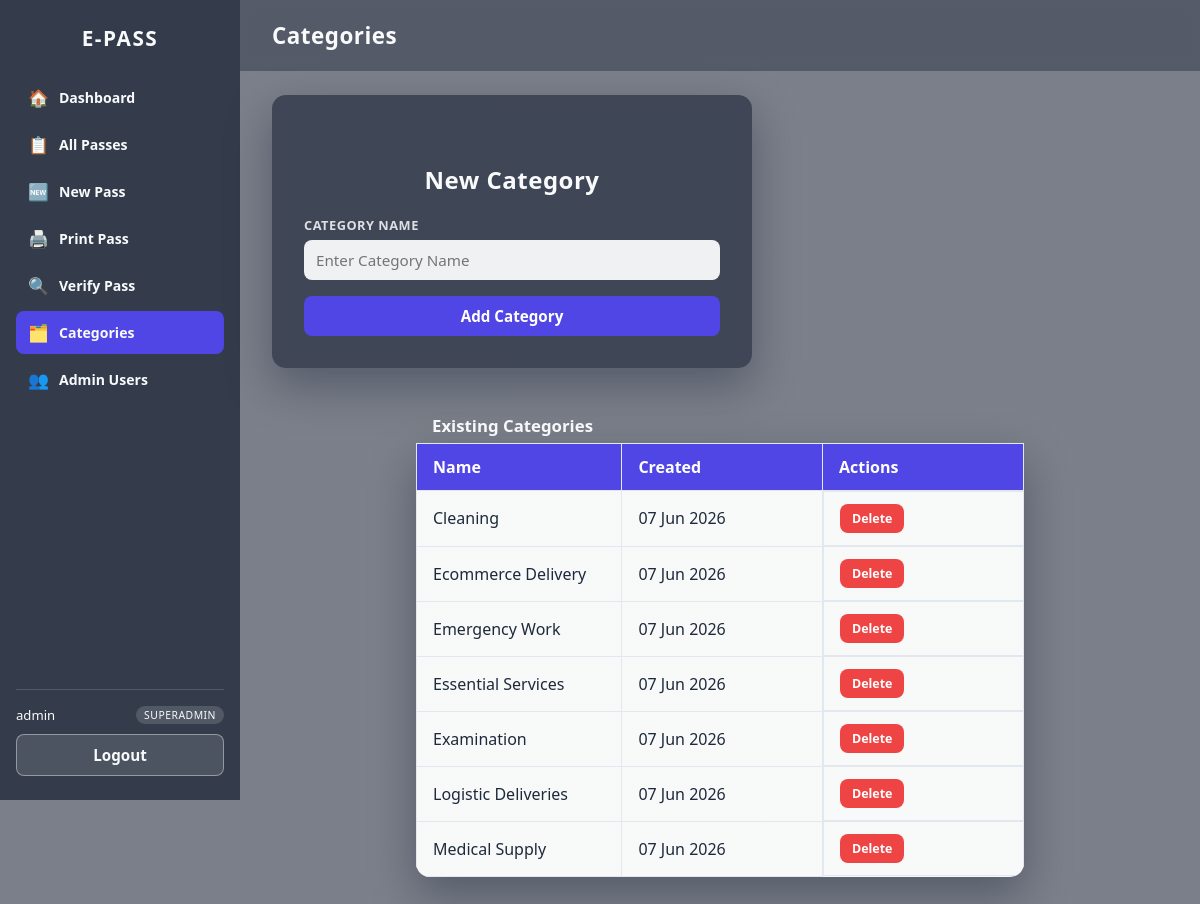
Screenshot of /Dashboard/AddCategory.php (signed in) with the database file from the repository.
### tables this page shows
CREATE TABLE `tblcategory` (
  `ID` int(11) NOT NULL AUTO_INCREMENT,
  `CategoryName` varchar(50) NOT NULL,
  `CreationDate` timestamp NOT NULL DEFAULT CURRENT_TIMESTAMP,
  PRIMARY KEY (`ID`),
  UNIQUE KEY `uniq_category_name` (`CategoryName`)
);

### includes/helpers.php (called while the page is built, shortened)
<?php
function e(?string $value): string
{
    return htmlspecialchars($value ?? '', ENT_QUOTES, 'UTF-8');
}

### includes/auth.php (called while the page is built, shortened)
<?php
function requireLogin(string $redirectTo = '../index.php'): array
{
    return currentAdmin($redirectTo);
}
function currentAdmin(string $redirectTo = '../index.php'): array
{
    global $pdo;
    $stmt = $pdo->prepare("SELECT * FROM login WHERE ID = ? AND Status = 'active' LIMIT 1");
    $stmt->execute([$_SESSION['uid']]);
    $row = $stmt->fetch();
    $admin = $row;
    return $admin;
}

### Dashboard/AddCategory.php (the view, shortened to what this page needs)
<?php
require_once __DIR__ . '/../includes/bootstrap.php';
$admin = requireLogin();
$categories = $pdo->query('SELECT * FROM tblcategory ORDER BY CategoryName')->fetchAll();
$pageTitle = 'Categories';
$activeNav = 'category';
require __DIR__ . '/../includes/layout_start.php';
?>
<div class="card card-wide">
	<h2>New Category</h2>
	<form method="POST" action="AddCategory.php">
		<div class="field">
			<label for="categorya">Category Name</label>
			<input type="text" id="categorya" name="categorya" placeholder="Enter Category Name" required>
		</div>
		<button type="submit" name="Add" value="1" class="btn btn-primary btn-block">Add Category</button>
	</form>
</div>
<div class="result-wrap">
	<table class="result-table data-table">
		<caption>Existing Categories</caption>
		<thead><tr><th>Name</th><th>Created</th><th>Actions</th></tr></thead>
		<tbody>
		<?php foreach ($categories as $row): ?>
			<tr>
				<td><?= e($row['CategoryName']) ?></td>
				<td><?= e(date('d M Y', strtotime($row['CreationDate']))) ?></td>
				<td class="actions-cell">
					<form method="POST" action="AddCategory.php" class="inline-form" data-confirm="Delete this category?">
						<button type="submit" name="delete" value="1" class="btn btn-sm btn-danger">Delete</button>
					</form>
				</td>
			</tr>
		<?php endforeach; ?>
		</tbody>
	</table>
</div>
<?php require __DIR__ . '/../includes/layout_end.php'; ?>

### includes/layout_start.php (shortened to what this page needs)
<?php
$navItems = [
    'dashboard'  => ['label' => 'Dashboard',   'icon' => '🏠', 'href' => 'Dashboard.php'],
    'passes'     => ['label' => 'All Passes',  'icon' => '📋', 'href' => 'Passes.php'],
    'new-pass'   => ['label' => 'New Pass',    'icon' => '🆕', 'href' => 'NewPass.php'],
    'print-pass' => ['label' => 'Print Pass',  'icon' => '🖨️', 'href' => 'PrintPass.php'],
    'view-pass'  => ['label' => 'Verify Pass', 'icon' => '🔍', 'href' => 'ViewPass.php'],
    'category'   => ['label' => 'Categories',  'icon' => '🗂️', 'href' => 'AddCategory.php'],
];
if (($admin['Role'] ?? '') === 'superadmin') {
    $navItems['admins'] = ['label' => 'Admin Users', 'icon' => '👥', 'href' => 'AdminUsers.php'];
}
?>
<!DOCTYPE html>
<html lang="en">
<head>
<link rel="stylesheet" href="../assets/css/style.css">
</head>
<body class="bg-cover bg-app">
<div class="app-shell">
	<aside class="sidebar" id="sidebar">
		<div class="sidebar-brand">E-PASS</div>
		<nav class="sidebar-nav">
			<?php foreach ($navItems as $key => $item): ?>
			<a href="<?= e($item['href']) ?>" class="sidebar-link<?= $activeNav === $key ? ' active' : '' ?>">
				<span class="icon" aria-hidden="true"><?= $item['icon'] ?></span><?= e($item['label']) ?>
			</a>
			<?php endforeach; ?>
		</nav>
		<div class="sidebar-footer">
			<div class="sidebar-user">
				<?= e($admin['user'] ?? '') ?>
				<span class="role-badge"><?= e($admin['Role'] ?? '') ?></span>
			</div>
			<a href="Logout.php" class="btn btn-ghost btn-block">Logout</a>
		</div>
	</aside>
	<main class="app-main">
		<header class="app-topbar"><h1><?= e($pageTitle) ?></h1></header>
		<div class="app-content">

### assets/css/style.css (style rules this page uses)
:root { --color-primary: #4f46e5; --color-primary-dark: #4338ca; --color-accent: #06b6d4; --color-text: #1e293b; --color-text-light: #f8fafc; --color-card-bg: rgba(15, 23, 42, .55); --radius: 14px; --shadow: 0 18px 45px rgba(15, 23, 42, .35); --transition: .2s ease; }
* { margin: 0; padding: 0; box-sizing: border-box; }
body { font-family: "Segoe UI", Roboto, Helvetica, Arial, sans-serif; color: var(--color-text-light); min-height: 100vh; }
.bg-cover { background-size: cover; background-position: center; background-repeat: no-repeat; background-attachment: fixed; min-height: 100vh; }
.bg-app { background-image: linear-gradient(rgba(15, 23, 42, .55), rgba(15, 23, 42, .55)), url("/Images/gradiant.jpg"); }
.card { position: relative; width: 100%; max-width: 380px; background: var(--color-card-bg); backdrop-filter: blur(6px); border-radius: var(--radius); box-shadow: var(--shadow); padding: 40px 32px 32px; text-align: center; }
.card.card-wide { max-width: 480px; }
.card h2 { margin-top: 28px; margin-bottom: 20px; font-weight: 600; letter-spacing: .5px; }
.field { margin-bottom: 16px; text-align: left; }
.field label { display: block; font-weight: 600; font-size: .8rem; margin-bottom: 6px; text-transform: uppercase; letter-spacing: .5px; opacity: .85; }
.field input, .field select { width: 100%; padding: 10px 12px; border: none; border-radius: 8px; font-size: .95rem; font-family: inherit; background: rgba(255, 255, 255, .92); color: var(--color-text); }
.btn { display: inline-block; border: none; border-radius: 8px; padding: 10px 22px; font-size: .95rem; font-weight: 600; font-family: inherit; cursor: pointer; text-decoration: none; text-align: center; transition: transform var(--transition), box-shadow var(--transition), background var(--transition); }
.btn-block { display: block; width: 100%; margin-top: 8px; }
.btn-primary { background: var(--color-primary); color: #fff; }
.btn-ghost { background: rgba(255, 255, 255, .12); color: var(--color-text-light); border: 1px solid rgba(255, 255, 255, .4); }
.result-wrap { max-width: 640px; margin: 32px auto; padding: 0 16px; }
.result-table { width: 100%; border-collapse: collapse; background: rgba(255, 255, 255, .95); color: var(--color-text); border-radius: var(--radius); overflow: hidden; box-shadow: var(--shadow); }
.result-table caption { caption-side: top; text-align: left; font-size: 1.05rem; font-weight: 700; padding: 14px 16px 6px; color: var(--color-text-light); }
.result-table th, .result-table td { padding: 12px 16px; border: 1px solid #e2e8f0; text-align: left; }
.result-table th { background: var(--color-primary); color: #fff; width: 220px; }
.app-shell { display: flex; min-height: 100vh; }
.sidebar { width: 240px; flex-shrink: 0; background: rgba(15, 23, 42, .65); backdrop-filter: blur(8px); display: flex; flex-direction: column; padding: 24px 16px; position: sticky; top: 0; height: 100vh; overflow-y: auto; }
.sidebar-brand { font-size: 1.3rem; font-weight: 700; letter-spacing: 1.5px; text-align: center; margin-bottom: 24px; }
.sidebar-nav { flex: 1; display: flex; flex-direction: column; gap: 4px; }
.sidebar-link { display: flex; align-items: center; gap: 10px; padding: 10px 12px; border-radius: 8px; color: var(--color-text-light); text-decoration: none; font-weight: 600; font-size: .88rem; transition: background var(--transition); }
.sidebar-link .icon { font-size: 1.05rem; }
.sidebar-link.active { background: var(--color-primary); }
.sidebar-footer { margin-top: 16px; border-top: 1px solid rgba(255, 255, 255, .15); padding-top: 16px; }
.sidebar-user { font-size: .82rem; margin-bottom: 10px; display: flex; align-items: center; justify-content: space-between; gap: 8px; }
.role-badge { background: rgba(255, 255, 255, .15); padding: 2px 8px; border-radius: 999px; font-size: .65rem; text-transform: uppercase; letter-spacing: .5px; }
.app-main { flex: 1; min-width: 0; }
.app-topbar { padding: 20px 32px; background: rgba(15, 23, 42, .35); backdrop-filter: blur(4px); }
.app-topbar h1 { font-size: 1.4rem; letter-spacing: .5px; }
.app-content { padding: 24px 32px 48px; }
.btn-sm { padding: 6px 12px; font-size: .78rem; }
.btn-danger { background: #ef4444; color: #fff; }
.actions-cell { display: flex; flex-wrap: wrap; gap: 6px; align-items: center; }
.inline-form { display: inline-flex; margin: 0; }

### rows the page displays
tblcategory: CategoryName "Cleaning", CreationDate "07 Jun 2026"
tblcategory: CategoryName "Ecommerce Delivery", CreationDate "07 Jun 2026"
tblcategory: CategoryName "Emergency Work", CreationDate "07 Jun 2026"
tblcategory: CategoryName "Essential Services", CreationDate "07 Jun 2026"
tblcategory: CategoryName "Examination", CreationDate "07 Jun 2026"
tblcategory: CategoryName "Logistic Deliveries", CreationDate "07 Jun 2026"
tblcategory: CategoryName "Medical Supply", CreationDate "07 Jun 2026"

### other values shown
$item['icon'] "🏠"
$item['label'] "Dashboard"
$item['icon'] "📋"
$item['label'] "All Passes"
$item['icon'] "🆕"
$item['label'] "New Pass"
$item['icon'] "🖨️"
$item['label'] "Print Pass"
$item['icon'] "🔍"
$item['label'] "Verify Pass"
$item['icon'] "🗂️"
$item['label'] "Categories"
$item['icon'] "👥"
$item['label'] "Admin Users"
$admin['user'] "admin"
